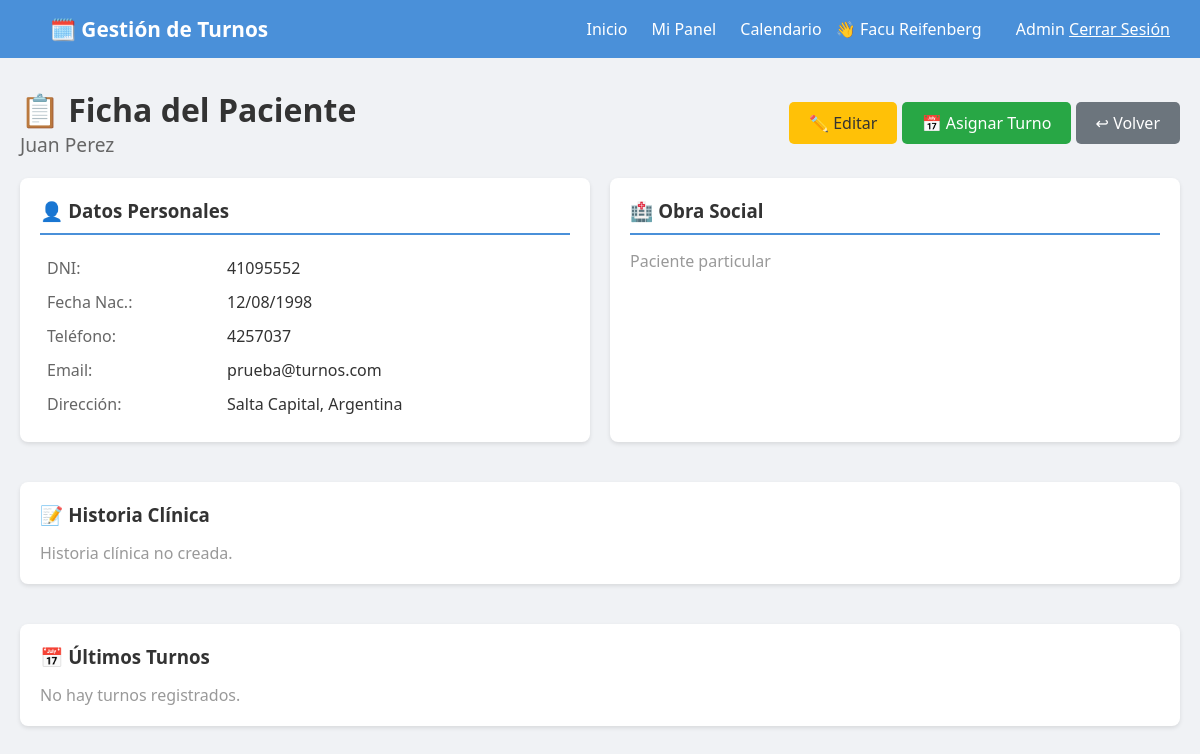
/pacientes/1/ (signed in), run on an earlier commit of the app's database.
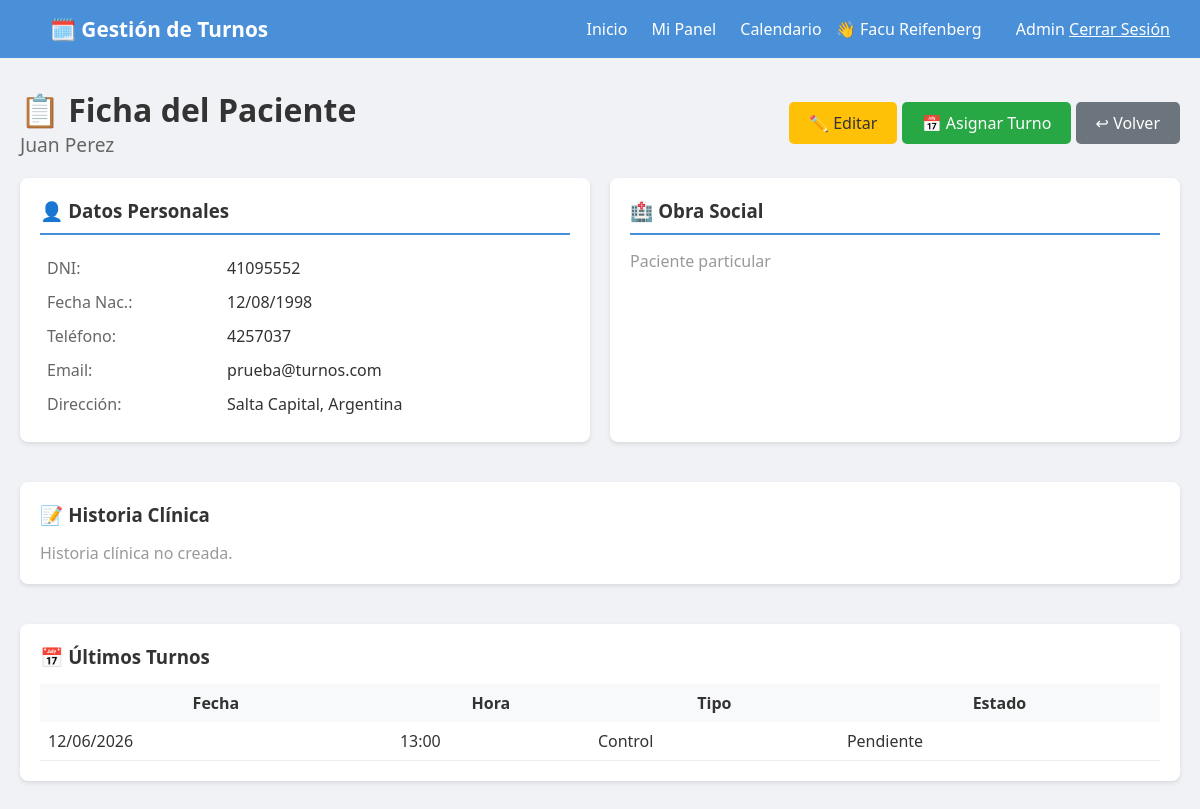
And on a later commit of the database.
### usuarios/models.py (models this page shows, shortened)
class Usuario(AbstractUser):
    ROLES = [
        ('admin', 'Administrador'),
        ('profesional', 'Profesional'),
        ('secretaria', 'Secretaría'),
        ('paciente', 'Paciente'),
    ]
    rol = models.CharField(max_length=20, choices=ROLES, default='paciente')
    telefono = models.CharField(max_length=20, blank=True)
    establecimiento = models.ForeignKey(
    'establecimientos.Establecimiento',
    on_delete=models.SET_NULL,
    null=True,
    blank=True,
    verbose_name='Establecimiento'
)
    class Meta:
        verbose_name = 'Usuario'
        verbose_name_plural = 'Usuarios'

### pacientes/models.py (models this page shows, shortened)
class Paciente(Persona):
    GENEROS = [
        ('M', 'Masculino'),
        ('F', 'Femenino'),
        ('X', 'No binario'),
    ]
    usuario = models.OneToOneField(
        'usuarios.Usuario',
        on_delete=models.SET_NULL,
        null=True,
        blank=True,
        verbose_name='Usuario'
    )
    genero = models.CharField(
        max_length=1,
        choices=GENEROS,
        blank=True,
        verbose_name='Género'
    )
    direccion = models.CharField(
        max_length=200,
        blank=True,
        verbose_name='Dirección'
    )
    obra_social = models.ForeignKey(
        'obras_sociales.ObraSocial',
        on_delete=models.SET_NULL,
        null=True,
        blank=True,
        verbose_name='Obra Social'
    )
    numero_afiliado = models.CharField(
        max_length=50,
        blank=True,
        verbose_name='Número de Afiliado'
    )
    plan_obra_social = models.ForeignKey(
        'obras_sociales.Plan',
        on_delete=models.SET_NULL,
        null=True,
        blank=True,
        verbose_name='Plan'
    )
    observaciones = models.TextField(
        blank=True,
        verbose_name='Observaciones'
    )
    sesiones_autorizadas = models.IntegerField(
    null=True,
    blank=True,
    verbose_name='Sesiones Autorizadas'
    )
    sesiones_restantes = models.IntegerField(
        null=True,
        blank=True,
        verbose_name='Sesiones Restantes'
    )
    fecha_vencimiento_sesiones = models.DateField(
        null=True,
        blank=True,
        verbose_name='Vencimiento de Sesiones'
    )
    contacto_emergencia_nombre = models.CharField(
        max_length=100,
        blank=True,
        verbose_name='Contacto Emergencia - Nombre'
    )
    contacto_emergencia_telefono = models.CharField(
        max_length=20,
        blank=True,
        verbose_name='Contacto Emergencia - Teléfono'
    )
    class Meta:
        verbose_name = 'Paciente'
        verbose_name_plural = 'Pacientes'
        ordering = ['apellido', 'nombre']

### turnos_profesionales/models.py (models this page shows, shortened)
class TurnoProfesional(ModeloBase):
    ESTADOS = [
        ('pendiente', 'Pendiente'),
        ('confirmado', 'Confirmado'),
        ('cancelado', 'Cancelado'),
        ('no_asistio', 'No Asistió'),
        ('completado', 'Completado'),
        ('en_sala', 'En Sala de Espera'),
    ]
    profesional = models.ForeignKey(
        'profesionales.Profesional',
        on_delete=models.CASCADE,
        verbose_name='Profesional'
    )
    paciente = models.ForeignKey(
        'pacientes.Paciente',
        on_delete=models.CASCADE,
        verbose_name='Paciente'
    )
    fecha = models.DateField(verbose_name='Fecha')
    hora_inicio = models.TimeField(verbose_name='Hora de Inicio')
    hora_fin = models.TimeField(verbose_name='Hora de Fin')
    estado = models.CharField(
        max_length=20,
        choices=ESTADOS,
        default='pendiente',
        verbose_name='Estado'
    )
    tipo_consulta = models.CharField(
        max_length=100,
        blank=True,
        verbose_name='Tipo de Consulta'
    )
    notas_internas = models.TextField(
        blank=True,
        verbose_name='Notas Internas'
    )
    obra_social = models.ForeignKey(
        'obras_sociales.ObraSocial',
        on_delete=models.SET_NULL,
        null=True,
        blank=True,
        verbose_name='Obra Social'
    )
    requiere_autorizacion = models.BooleanField(
        default=False,
        verbose_name='Requiere Autorización'
    )
    enviar_recordatorio = models.BooleanField(
        default=True,
        verbose_name='Enviar Recordatorio'
    )
    establecimiento = models.ForeignKey(
    'establecimientos.Establecimiento',
    on_delete=models.SET_NULL,
    null=True,
    blank=True,
    verbose_name='Consultorio'
)
    class Meta:
        verbose_name = 'Turno Profesional'
        verbose_name_plural = 'Turnos Profesionales'
        ordering = ['fecha', 'hora_inicio']

### pacientes/views.py (the view)
# urls.py: path('<int:paciente_id>/', views.ficha_paciente, name='ficha_paciente'),
@login_required
def ficha_paciente(request, paciente_id):
    if request.user.rol not in ['profesional', 'secretaria']:
        messages.error(request, 'No tenés acceso.')
        return redirect('home')
    if request.user.rol == 'secretaria':
        profesional = None
    elif request.user.rol == 'profesional':
        profesional = get_object_or_404(Profesional, usuario=request.user)
    else:
        profesional = None
    paciente = get_object_or_404(Paciente, id=paciente_id)
    historia = HistoriaClinica.objects.filter(paciente=paciente).first()
    evoluciones = Evolucion.objects.filter(
        historia_clinica=historia
    ).order_by('-creado') if historia else []
    turnos = TurnoProfesional.objects.filter(
        profesional=profesional,
        paciente=paciente
    ).order_by('-fecha', '-hora_inicio')[:20]
    return render(request, 'pacientes/ficha.html', {
        'profesional': profesional,
        'paciente': paciente,
        'historia': historia,
        'evoluciones': evoluciones,
        'turnos': turnos,
        'es_secretaria': request.user.rol == 'secretaria'
    })

### core_app/models.py (called while the page is built)
    @property
    def nombre_completo(self):
        return f"{self.nombre} {self.apellido}"

### pacientes/templates/pacientes/ficha.html (shortened to what this page needs)
{% extends 'core_app/base.html' %}
{% block content %}
<div style="display: flex; justify-content: space-between; align-items: center; margin-bottom: 20px;">
    <div>
        <h1>📋 Ficha del Paciente</h1>
        <p style="color: #666; font-size: 1.2em;">{{ paciente.nombre_completo }}</p>
    </div>
    <div>
        {% if not es_secretaria %}
            <a href="{% url 'editar_paciente' paciente.id %}" class="btn" style="background: #ffc107; color: #333;">✏️ Editar</a>
        {% endif %}
        <a href="{% url 'asignar_turno' paciente.id %}" class="btn btn-success">📅 Asignar Turno</a>
        {% if request.user.rol == 'secretaria' %}
            <a href="{% url 'panel_secretaria' %}" class="btn" style="background: #6c757d;">↩ Volver</a>
        {% else %}
            <a href="{% url 'panel_profesional' %}" class="btn" style="background: #6c757d;">↩ Volver</a>
        {% endif %}
    </div>
</div>
<div style="display: grid; grid-template-columns: 1fr 1fr; gap: 20px;">
    <div class="card">
        <h3 style="margin-bottom: 15px; padding-bottom: 10px; border-bottom: 2px solid #4A90D9;">👤 Datos Personales</h3>
        <table style="width: 100%;">
            <tr><td style="padding: 5px; color: #666;">DNI:</td><td style="padding: 5px;">{{ paciente.dni }}</td></tr>
            <tr><td style="padding: 5px; color: #666;">Fecha Nac.:</td><td style="padding: 5px;">{{ paciente.fecha_nacimiento|date:"d/m/Y" }}</td></tr>
            <tr><td style="padding: 5px; color: #666;">Teléfono:</td><td style="padding: 5px;">{{ paciente.telefono }}</td></tr>
            <tr><td style="padding: 5px; color: #666;">Email:</td><td style="padding: 5px;">{{ paciente.email|default:"—" }}</td></tr>
            <tr><td style="padding: 5px; color: #666;">Dirección:</td><td style="padding: 5px;">{{ paciente.direccion|default:"—" }}</td></tr>
        </table>
    </div>
    <div class="card">
        <h3 style="margin-bottom: 15px; padding-bottom: 10px; border-bottom: 2px solid #4A90D9;">🏥 Obra Social</h3>
        {% if paciente.obra_social %}
            <table style="width: 100%;">
                <tr><td style="padding: 5px; color: #666;">Obra Social:</td><td style="padding: 5px;">{{ paciente.obra_social.nombre }}</td></tr>
                <tr><td style="padding: 5px; color: #666;">Sigla:</td><td style="padding: 5px;">{{ paciente.obra_social.sigla }}</td></tr>
                <tr><td style="padding: 5px; color: #666;">N° Afiliado:</td><td style="padding: 5px;">{{ paciente.numero_afiliado|default:"—" }}</td></tr>
                {% if paciente.plan_obra_social %}
                    <tr><td style="padding: 5px; color: #666;">Plan:</td><td style="padding: 5px;">{{ paciente.plan_obra_social.nombre }}</td></tr>
                {% endif %}
            </table>
        {% else %}
            <p style="color: #999;">Paciente particular</p>
        {% endif %}
    </div>
    {% if not es_secretaria %}
    <div class="card" style="grid-column: 1 / -1;">
        <h3 style="margin-bottom: 15px;">📝 Historia Clínica {% if historia %}<span style="font-size: 0.8em; color: #999;">N° {{ historia.numero_historia }}</span>{% endif %}</h3>
        {% if historia %}
            <div style="display: grid; grid-template-columns: 1fr 1fr; gap: 10px; margin-bottom: 20px;">
                <div><strong>Antecedentes Personales:</strong><p style="color: #666;">{{ historia.antecedentes_personales|default:"Sin datos" }}</p></div>
                <div><strong>Antecedentes Familiares:</strong><p style="color: #666;">{{ historia.antecedentes_familiares|default:"Sin datos" }}</p></div>
                <div><strong>Alergias:</strong><p style="color: #666;">{{ historia.alergias|default:"Sin datos" }}</p></div>
                <div><strong>Medicación Habitual:</strong><p style="color: #666;">{{ historia.medicacion_habitual|default:"Sin datos" }}</p></div>
            </div>
            <h4>📅 Últimas Evoluciones</h4>
            {% if evoluciones %}
                <table style="width: 100%; border-collapse: collapse;">
                    <thead>
                        <tr style="background: #f8f9fa;">
                            <th style="padding: 8px;">Fecha</th>
                            <th style="padding: 8px;">Motivo</th>
                            <th style="padding: 8px;">Diagnóstico</th>
                            <th style="padding: 8px;">Profesional</th>
                        </tr>
                    </thead>
                    <tbody>
                        {% for evo in evoluciones|slice:":10" %}
                        <tr style="border-bottom: 1px solid #eee;">
                            <td style="padding: 8px;">{{ evo.creado|date:"d/m/Y" }}</td>
                            <td style="padding: 8px;">{{ evo.motivo_consulta|truncatechars:40 }}</td>
                            <td style="padding: 8px;">{{ evo.diagnostico|truncatechars:40|default:"—" }}</td>
                            <td style="padding: 8px;">{{ evo.profesional.nombre_completo }}</td>
                        </tr>
                        {% empty %}
                        <tr><td colspan="4" style="padding: 20px; text-align: center; color: #999;">Sin evoluciones</td></tr>
                        {% endfor %}
                    </tbody>
                </table>
            {% else %}
                <p style="color: #999;">No hay evoluciones registradas.</p>
            {% endif %}
        {% else %}
            <p style="color: #999;">Historia clínica no creada.</p>
        {% endif %}
    </div>
    {% endif %}
    <div class="card" style="grid-column: 1 / -1;">
        <h3 style="margin-bottom: 15px;">📅 Últimos Turnos</h3>
        {% if turnos %}
            <table style="width: 100%; border-collapse: collapse;">
                <thead>
                    <tr style="background: #f8f9fa;">
                        <th style="padding: 8px;">Fecha</th>
                        <th style="padding: 8px;">Hora</th>
                        <th style="padding: 8px;">Tipo</th>
                        <th style="padding: 8px;">Estado</th>
                    </tr>
                </thead>
                <tbody>
                    {% for t in turnos %}
                    <tr style="border-bottom: 1px solid #eee;">
                        <td style="padding: 8px;">{{ t.fecha|date:"d/m/Y" }}</td>
                        <td style="padding: 8px;">{{ t.hora_inicio|time:"H:i" }}</td>
                        <td style="padding: 8px;">{{ t.tipo_consulta|default:"—" }}</td>
                        <td style="padding: 8px;">{{ t.get_estado_display }}</td>
                    </tr>
                    {% endfor %}
                </tbody>
            </table>
        {% else %}
            <p style="color: #999;">No hay turnos registrados.</p>
        {% endif %}
    </div>
</div>
{% endblock %}

### core_app/templates/core_app/base.html (shortened to what this page needs)
<!DOCTYPE html>
<html lang="es">
<head>
</head>
<body>
    <nav>
        <div class="logo">
            <a href="{% url 'home' %}" style="color: white; text-decoration: none;">
                🗓️ Gestión de Turnos
            </a>
        </div>
        <div>
            <a href="{% url 'home' %}">Inicio</a>
            {% if user.is_authenticated %}
                {% if user.rol == 'profesional' %}
                    <a href="{% url 'panel_profesional' %}">Mi Panel</a>
                    <a href="{% url 'calendario_semanal' %}">Calendario</a>
                {% elif user.rol == 'secretaria' %}
                    <a href="{% url 'panel_secretaria' %}">📋 Panel Secretaría</a>
                    <a href="{% url 'calendario_semanal' %}">Calendario</a>
                {% endif %}
                <span style="margin: 0 10px;">👋 {{ user.get_full_name|default:user.username }}</span>
                <a href="{% url 'admin:index' %}">Admin</a>
                <form method="post" action="{% url 'logout' %}" style="display: inline;">
                    <button type="submit" style="background: none; border: none; color: white; cursor: pointer; font: inherit; text-decoration: underline;">
                        Cerrar Sesión
                    </button>
                </form>
            {% else %}
                <a href="{% url 'login' %}">Ingresar</a>
                <a href="{% url 'registro' %}">Registrarse</a>
            {% endif %}
        </div>
    </nav>
    <div class="container">
        {% block content %}
        {% endblock %}
    </div>
</body>
</html>

### core_app/templates/core_app/base.html (style rules this page uses)
* { margin: 0; padding: 0; box-sizing: border-box; }
body { font-family: 'Segoe UI', Tahoma, Geneva, Verdana, sans-serif; background-color: #f0f2f5; color: #333; }
nav { background-color: #4A90D9; padding: 15px 30px; color: white; display: flex; justify-content: space-between; align-items: center; }
nav .logo { font-size: 1.3em; font-weight: bold; }
nav a { color: white; text-decoration: none; margin-left: 20px; }
.container { max-width: 1200px; margin: 30px auto; padding: 0 20px; }
.btn { display: inline-block; padding: 10px 20px; background-color: #4A90D9; color: white; text-decoration: none; border-radius: 5px; border: none; cursor: pointer; font-size: 1em; }
.btn-success { background-color: #28a745; }
.card { background: white; border-radius: 8px; padding: 20px; margin-bottom: 20px; box-shadow: 0 2px 4px rgba(0,0,0,0.1); }

What changed in the data, as far as the page shows it:
added TurnoProfesional: fecha "12/06/2026", hora_inicio "13:00", tipo_consulta "Control", estado "Pendiente"
Also different on the page:
text no longer shown: "No hay turnos registrados."
text now shown: "Fecha Hora Tipo Estado"
